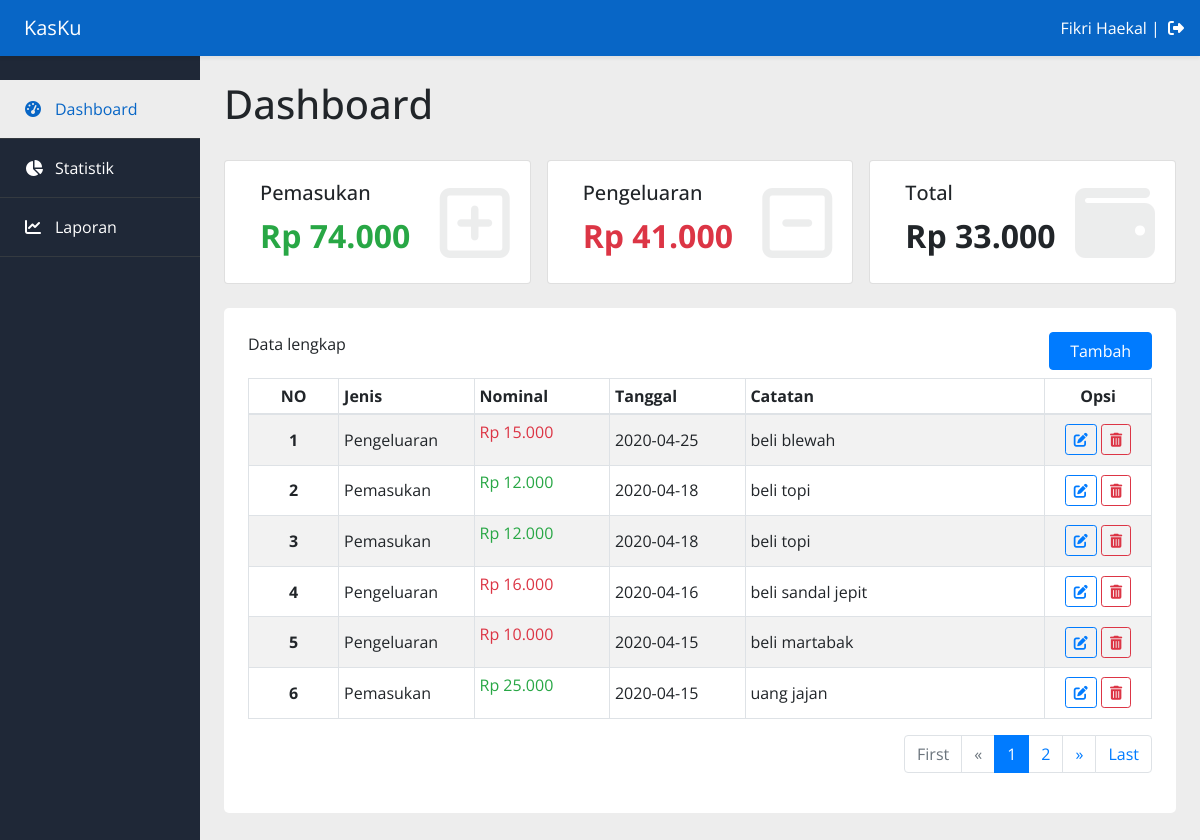
The app's page /KasKu_Web/index.php with its own data.
### tables this page shows
CREATE TABLE `penyimpanan` (
  `id` int(10) NOT NULL,
  `jenis` enum('Pemasukan','Pengeluaran') NOT NULL,
  `nominal` int(25) NOT NULL,
  `tanggal` date NOT NULL,
  `catatan` varchar(150) NOT NULL
);

### KasKu_Web/index.php (the view, shortened to what this page needs)
<!DOCTYPE html>
<html>
<head>
  <link rel="stylesheet" type="text/css" href="css/custom.css">
  <link rel="stylesheet" type="text/css" href="css/bootstrap.min.css">
</head>
<body style="font-family: 'Open Sans', sans-serif;">
	<nav class="navbar navbar-expand-lg navbar-dark fixed-top" style="background-color: #0866c6; box-shadow: 0 3px 3px rgba(0, 0, 0, 0.05);">
    <a class="navbar-brand text-white ml-2" href="#">KasKu</a>
    <div class="collapse navbar-collapse" id="navbarSupportedContent">
      <div class="ml-auto text-white">Fikri Haekal | <i class="fas fa-sign-out-alt ml-1" style="color: white;" data-toggle="tooltip" title="Logout"></i></div>
    </div>
  </nav>
  <nav class="row no-gutters mt-5">
    <div class="col-md-2" style="border: none; background-color: #1F2837;">
      <ul class="nav flex-column pt-2">
        <li class="nav-item">
          <a class="nav-link mt-4 pt-3 pb-3 disabled" href="index.php" style="background-color: #EDEDED; color: #0866c6;">
            <table class="ml-2">
              <tr>
                <td width="30px"><i class="fas fa-tachometer-alt"></i></td>
                <td>Dashboard</td>
              </tr>
            </table>
            </a>
            <div class="garis"></div>
        </li>
        <li class="nav-item">
          <a class="nav-link text-white pt-3 pb-3" href="statistik.php">
            <table class="ml-2">
              <tr>
                <td width="30px"><i class="fas fa-chart-pie"></i></td>
                <td>Statistik</td>
              </tr>
            </table>
            </a>
            <div class="garis"></div>
        </li>
        <li class="nav-item">
          <a class="nav-link text-white pt-3 pb-3" href="laporan.php">
            <table class="ml-2">
              <tr>
                <td width="30px"><i class="fas fa-chart-line"></i></td>
                <td>Laporan</td>
              </tr>
            </table>
            </a>
            <div class="garis"></div>
        </li>
      </ul>
    </div>
    <div class="col-md-10 mt-2 pt-4 pl-4 pr-4" style="background-color: #EDEDED;">
      <h1>Dashboard</h1><br>
              </div> <?php
        function rupiah($angka){
          $hasil_rupiah = "Rp " . number_format($angka,0,',','.');
          return $hasil_rupiah;
        }
        include "connect.php";
        $masuktmp1 = mysqli_query($koneksi,"SELECT SUM(nominal) AS masuk FROM penyimpanan WHERE jenis='Pemasukan'");
        $masuktmp2 = mysqli_fetch_assoc($masuktmp1);
        $masuk = $masuktmp2["masuk"];
        $keluartmp1 = mysqli_query($koneksi,"SELECT SUM(nominal) AS keluar FROM penyimpanan WHERE jenis='Pengeluaran'");
        $keluartmp2 = mysqli_fetch_assoc($keluartmp1);
        $keluar = $keluartmp2["keluar"];
        $jumlah = $masuk+(-1*$keluar);
      ?>
      <div class="row mr-auto ml-auto">
        <div class="col card" style="width: 18rem;">
          <div class="card-body">
            <div class="card-body-icon">
              <i class="far fa-plus-square"></i>
            </div>
            <h5 class="card-title">Pemasukan</h5>
            <h2 class="text-success"><b><?php echo rupiah($masuk); ?></b></h2>
          </div>
        </div>
        <div class="col ml-3 card" style="width: 18rem;">
          <div class="card-body">
            <div class="card-body-icon">
              <i class="far fa-minus-square"></i>
            </div>
            <h5 class="card-title">Pengeluaran</h5>
            <h2 class="text-danger"><b><?php echo rupiah($keluar); ?></b></h2>
          </div>
        </div>
        <div class="col ml-3 card" style="width: 18rem;">
          <div class="card-body">
            <div class="card-body-icon">
              <i class="fas fa-wallet"></i>
            </div>
            <h5 class="card-title">Total</h5>
            <h2><b><?php echo rupiah($jumlah); ?></b></h2>
          </div>
        </div>
      </div>
      <div class="halaman pt-4 pl-4 pr-4 pb-4 mt-4">
        <div class="row mb-2 no-gutters">
          <div class="col-md-10">
            Data lengkap
          </div>
          <div class="col-md-2 pl-5">
            <button type="button" class="btn btn-primary btn-block" data-toggle="modal" data-target="#tambahdata">
              Tambah
            </button>
          </div>
        </div>
        <div class="table-responsive">
          <table class="table table-bordered table-striped table-hover table-sm">
            <thead>
            <tr>
              <th class="text-center" width="10%">NO</th>
              <th width="15%">Jenis</th>
              <th width="15%">Nominal</th>
              <th width="15%">Tanggal</th>
              <th>Catatan</th>
              <th class="text-center" width="107px">Opsi</th>
            </tr>
            </thead>
              <?php
              include "connect.php";
              $page = (isset($_GET['page']))? $_GET['page'] : 1;
              $limit = 6;
              $limit_start = ($page - 1) * $limit;
              $sql = mysqli_query($koneksi,"SELECT * FROM penyimpanan ORDER BY tanggal DESC LIMIT ".$limit_start.",".$limit);
              $no = $limit_start + 1;
              foreach ($sql as $data) {
                ?>
                <tr>
                  <th scope="row" class="align-middle text-center"><?php echo $no++; ?></th>
                  <td class="align-middle"><?php echo $data['jenis']; ?></td>
                  <td class="align-middle">
                    <?php if($data['jenis'] == "Pemasukan"){
                      ?><p class="text-success"><?php echo rupiah($data['nominal']); ?></p><?php
                    } else {
                      ?><p class="text-danger"><?php echo rupiah($data['nominal']); ?></p><?php
                    } ?>
                  </td>
                  <td class="align-middle"><?php echo $data['tanggal']; ?></td>
                  <td class="align-middle"><?php echo $data['catatan']; ?></td>
                  <td class="align-middle text-center">
                    <a href='#editdata' class='btn btn-outline-primary btn-sm' id='id' data-toggle='modal' data-id="<?php echo $data['id']; ?>">
                      <i class="fas fa-edit" data-toggle="tooltip" title="Edit"></i>
                    </a>
                    <a href="#hapusdata" class="btn btn-outline-danger btn-sm" data-toggle="modal" data-id="<?php echo $data['id']; ?>">
                      <i class="fas fa-trash-alt" data-toggle="tooltip" title="Hapus"></i>
                    </a>
                  </td>
                </tr>
              <?php
              }
              ?>
            </table>
          </div>
          <nav aria-label="Page navigation example">
          <ul class="pagination justify-content-end">
            <?php
            if($page == 1){
            ?>
              <li class="page-item disabled"><a class="page-link" href="#">First</a></li>
              <li class="page-item disabled"><a class="page-link" href="#">&laquo;</a></li>
            <?php
            }else{
              $link_prev = ($page > 1)? $page - 1 : 1;
            ?>
              <li class="page-item"><a class="page-link" href="index.php?page=1">First</a></li>
              <li class="page-item"><a class="page-link" href="index.php?page=<?php echo $link_prev; ?>">&laquo;</a></li>
            <?php
            }
            ?>
            <?php
            $sql2 = mysqli_query($koneksi, "SELECT COUNT(*) AS jumlah FROM penyimpanan");
            $tmp = mysqli_fetch_assoc($sql2);
            $get_jumlah = $tmp["jumlah"];
            $jumlah_page = ceil($get_jumlah / $limit);
            $jumlah_number = 3;
            $start_number = ($page > $jumlah_number)? $page - $jumlah_number : 1;
            $end_number = ($page < ($jumlah_page - $jumlah_number))? $page + $jumlah_number : $jumlah_page;
            for($i = $start_number; $i <= $end_number; $i++){
              $link_active = ($page == $i)? 'active' : '';
            ?>
              <li class="page-item <?php echo $link_active; ?>"><a class="page-link" href="index.php?page=<?php echo $i; ?>"><?php echo $i; ?></a></li>
            <?php
            }
            ?>
            <?php
            if($page == $jumlah_page){
            ?>
              <li class="page-item disabled"><a class="page-link" href="#">&raquo;</a></li>
              <li class="page-item disabled"><a class="page-link" href="#">Last</a></li>
            <?php
            }else{
              $link_next = ($page < $jumlah_page)? $page + 1 : $jumlah_page;
            ?>
              <li class="page-item"><a class="page-link" href="index.php?page=<?php echo $link_next; ?>">&raquo;</a></li>
              <li class="page-item"><a class="page-link" href="index.php?page=<?php echo $jumlah_page; ?>">Last</a></li>
            <?php
            }
            ?>
            </nav>
        </div>
        <br><br><br><br><br><br><br>
    </div>
</body>
</html>

### KasKu_Web/css/custom.css (style rules this page uses)
.halaman { background-color: white; border-radius: 5px; }
.garis { border-top: 1px #343a40 solid; height: 0px; width: 100%; }
.card-body-icon { position: absolute; z-index: 0; top: 1px; right: 20px; opacity: 0.08; font-size: 80px; }

### records on screen
penyimpanan: jenis "Pengeluaran", nominal "Rp 15.000", tanggal "2020-04-25", catatan "beli blewah"
penyimpanan: jenis "Pemasukan", nominal "Rp 12.000", tanggal "2020-04-18", catatan "beli topi"
penyimpanan: jenis "Pemasukan", nominal "Rp 12.000", tanggal "2020-04-18", catatan "beli topi"
penyimpanan: jenis "Pengeluaran", nominal "Rp 16.000", tanggal "2020-04-16", catatan "beli sandal jepit"
penyimpanan: jenis "Pengeluaran", nominal "Rp 10.000", tanggal "2020-04-15", catatan "beli martabak"
penyimpanan: jenis "Pemasukan", nominal "Rp 25.000", tanggal "2020-04-15", catatan "uang jajan"

### other values on screen
rupiah($masuk) "Rp 74.000"
rupiah($keluar) "Rp 41.000"
rupiah($jumlah) "Rp 33.000"
